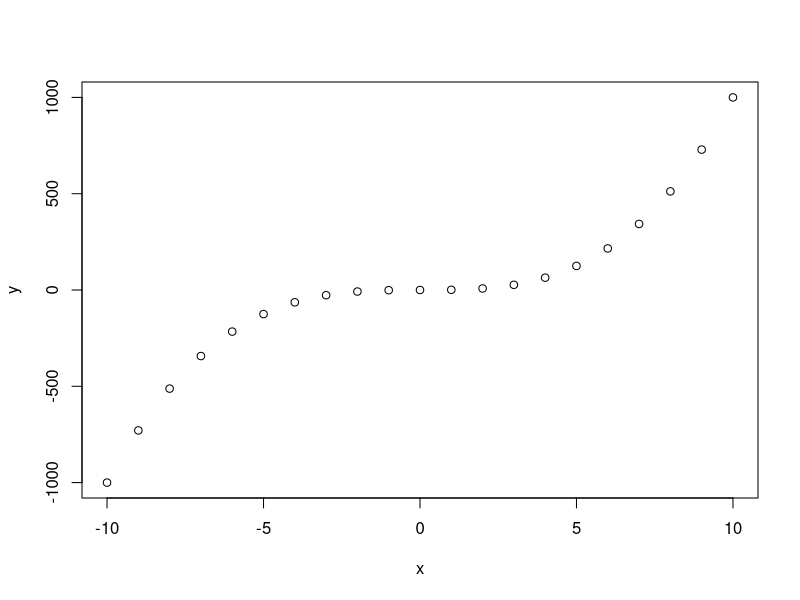
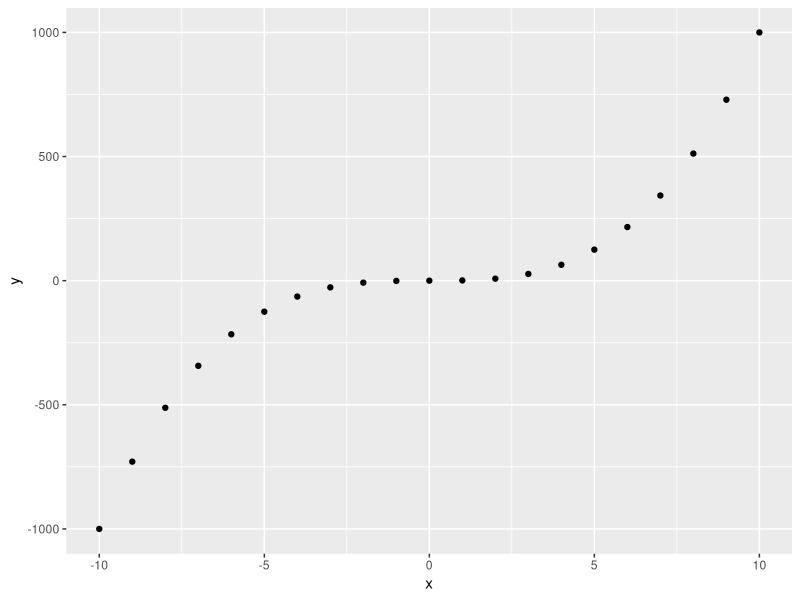

The R source for these figures, in order:
x <- -10:10
y <- x^3
plot(x,y)

df <- data.frame(x, y)
library(ggplot2)

ggplot(df, aes(x, y)) +
	geom_point()

# Testando esta linha em 06.03.23
